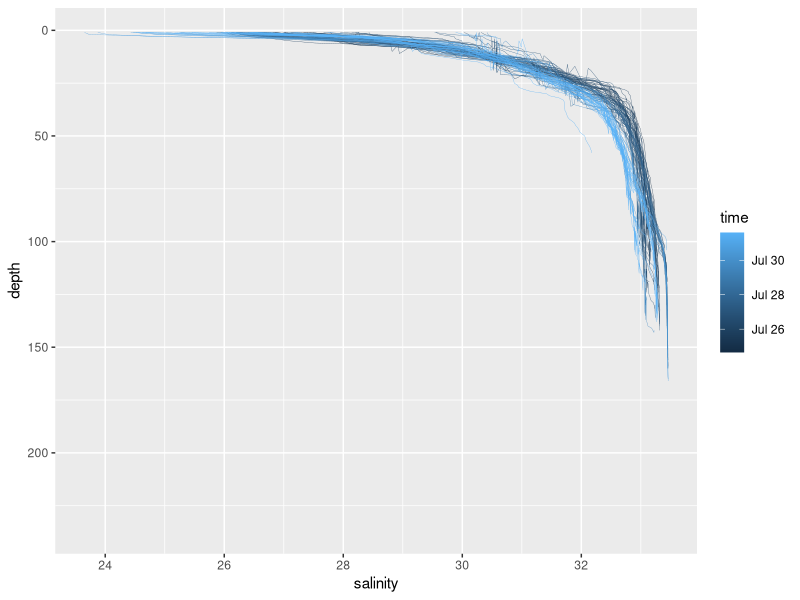

Generate this figure with R:
## ---- chunk 1
knitr::opts_chunk$set(echo = TRUE)
## ---- chunk 2

library(ncdf4)
library(ggplot2)
library(dplyr)
library(tidyr)

## ---- chunk 3
nc <- nc_open("WG2013CTD.nc")


## ---- chunk 4
vars <- attributes(nc$var)$names
vars
## ---- chunk 5
dims <- attributes(nc$dim)$names
dims

## ---- chunk 6
salinity <- ncvar_get(nc, "sal")
time <- ncvar_get(nc, "time")
depth <- ncvar_get(nc, "z")
## ---- chunk 7
time <- as.POSIXct((time + 719529)*86400, origin = "1970-01-01", tz = "UTC")
## ---- chunk 8
salinity_data <- as.data.frame(salinity)
## ---- chunk 9
names(salinity_data) <- as.character(depth)
## ---- chunk 10
salinity_data_long <- salinity_data %>%
  mutate(time = time) %>%
  gather(key = "depth", value = "salinity", -time) %>%
  mutate(depth = as.numeric(depth)) 
head(salinity_data_long)
## ---- chunk 11
 ggplot(salinity_data_long, mapping = aes(x = salinity,
                                         y = depth, 
                                         color = time,
                                         group = time)) +
  geom_line(size = 0.1) + 
  scale_y_reverse()
                                         
